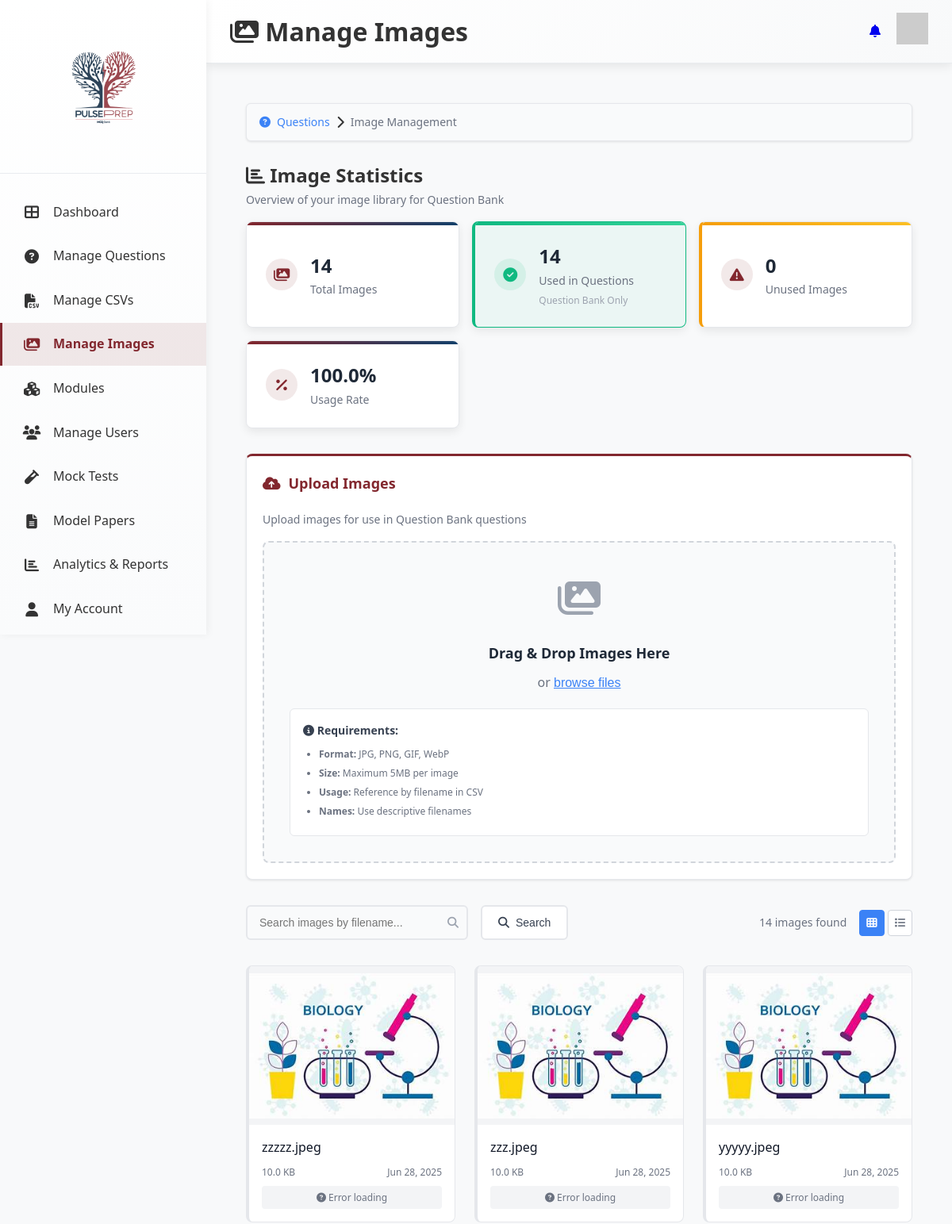
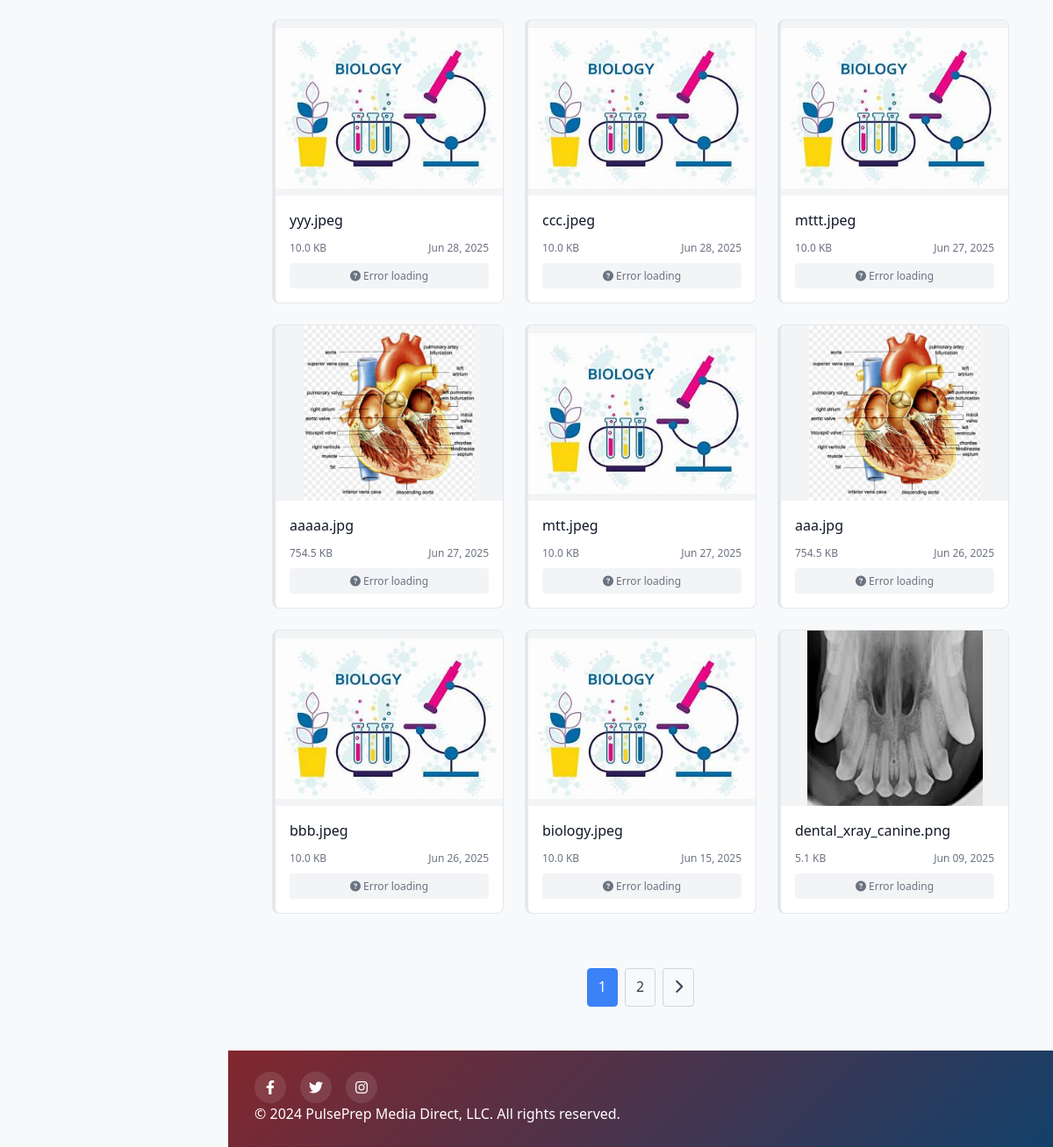
The page /images/ (signed in) on the database its author committed (2 pictures, top to bottom).
### manageimage/models.py (models this page shows, shortened)
class QuestionImage(models.Model):
    filename = models.CharField(max_length=255, unique=True)
    image = models.ImageField(upload_to='question_images/')
    uploaded_at = models.DateTimeField(auto_now_add=True)
    uploaded_by = models.ForeignKey(settings.AUTH_USER_MODEL, on_delete=models.SET_NULL, null=True, blank=True)
    file_size = models.IntegerField(null=True, blank=True)  # in bytes
    class Meta:
        ordering = ['-uploaded_at']
        verbose_name = 'Question Image'
        verbose_name_plural = 'Question Images'
    @property
    def file_size_formatted(self):
        if not self.file_size:
            return "Unknown"
        size = self.file_size
        for unit in ['B', 'KB', 'MB', 'GB']:
            if size < 1024.0:
                return f"{size:.1f} {unit}"
            size /= 1024.0
        return f"{size:.1f} TB"
    @classmethod
    def get_usage_stats(cls):
        from questionbank.models import Question
        total_images = cls.objects.count()
        print(f"DEBUG: Calculating usage stats for {total_images} images")
        questionbank_question_images = set()
        questionbank_explanation_images = set()
        question_image_refs = Question.objects.exclude(
            Q(question_image__isnull=True) | Q(question_image__exact='')
        ).values_list('question_image', flat=True)
        for img_name in question_image_refs:
            if img_name and img_name.strip():
                clean_name = img_name.strip()
                questionbank_question_images.add(clean_name)
                if '.' in clean_name:
                    name_no_ext = clean_name.rsplit('.', 1)[0]
                    questionbank_question_images.add(name_no_ext)
        explanation_image_refs = Question.objects.exclude(
            Q(image__isnull=True) | Q(image__exact='')
        ).values_list('image', flat=True)
        for img_name in explanation_image_refs:
            if img_name and img_name.strip():
                clean_name = img_name.strip()
                questionbank_explanation_images.add(clean_name)
                if '.' in clean_name:
                    name_no_ext = clean_name.rsplit('.', 1)[0]
                    questionbank_explanation_images.add(name_no_ext)
        all_referenced_images = questionbank_question_images.union(questionbank_explanation_images)
        print(f"DEBUG: Found {len(questionbank_question_images)} unique question image refs")
        print(f"DEBUG: Found {len(questionbank_explanation_images)} unique explanation image refs")
        print(f"DEBUG: Total unique image references: {len(all_referenced_images)}")
        used_images = 0
        question_image_usage_count = 0
        explanation_image_usage_count = 0
        all_images = cls.objects.all()
        for uploaded_img in all_images:
            filename = uploaded_img.filename
            filename_no_ext = filename.rsplit('.', 1)[0] if '.' in filename else filename
            is_used_in_questions = (
                filename in questionbank_question_images or
                filename_no_ext in questionbank_question_images or
                any(filename.lower() == used_name.lower() for used_name in questionbank_question_images) or
                any(filename_no_ext.lower() == used_name.lower() for used_name in questionbank_question_images) or
                any(filename_no_ext.lower() in used_name.lower() for used_name in questionbank_question_images if len(filename_no_ext) > 3) or
                any(used_name.lower() in filename.lower() for used_name in questionbank_question_images if len(used_name) > 3)
            )
            is_used_in_explanations = (
                filename in questionbank_explanation_images or
                filename_no_ext in questionbank_explanation_images or
                any(filename.lower() == used_name.lower() for used_name in questionbank_explanation_images) or
                any(filename_no_ext.lower() == used_name.lower() for used_name in questionbank_explanation_images) or
                any(filename_no_ext.lower() in used_name.lower() for used_name in questionbank_explanation_images if len(filename_no_ext) > 3) or
                any(used_name.lower() in filename.lower() for used_name in questionbank_explanation_images if len(used_name) > 3)
            )
            if is_used_in_questions or is_used_in_explanations:
                used_images += 1
                if is_used_in_questions:
                    question_image_usage_count += 1
                if is_used_in_explanations:
                    explanation_image_usage_count += 1
                print(f"DEBUG: Image {filename} is USED (Q: {is_used_in_questions}, E: {is_used_in_explanations})")
            else:
                print(f"DEBUG: Image {filename} is UNUSED")
        print(f"DEBUG: Final stats - Total: {total_images}, Used: {used_images}, Question: {question_image_usage_count}, Explanation: {explanation_image_usage_count}")
        return {
            'total_images': total_images,
            'used_images': used_images,
            'unused_images': total_images - used_images,
            'usage_percentage': round((used_images / total_images * 100), 1) if total_images > 0 else 0,
            'question_image_usage': question_image_usage_count,
            'explanation_image_usage': explanation_image_usage_count
        }

### manageimage/views.py (the view)
# urls.py: path('', views.manage_images, name='manage_images'),
@login_required
def manage_images(request):
    query = request.GET.get('q', '')
    images = QuestionImage.objects.all()
    if query:
        images = images.filter(filename__icontains=query)
    paginator = Paginator(images, 12)  # Show 12 images per page (grid layout)
    page_number = request.GET.get('page')
    page_obj = paginator.get_page(page_number)
    stats = QuestionImage.get_usage_stats()
    context = {
        'page_obj': page_obj,
        'query': query,
        'stats': stats,
        'total_images': images.count(),
    }
    return render(request, 'manageimage/manage_images.html', context)

### templates/manageimage/manage_images.html (shortened to what this page needs)
{% load static %}
<!DOCTYPE html>
<html lang="en">
  <head>
    <link rel="stylesheet" href="{% static 'css/DAstyles.css' %}" />
    <link rel="stylesheet" href="{% static 'css/MQstyles.css' %}" />
    <link
      rel="stylesheet"
      href="https://cdnjs.cloudflare.com/ajax/libs/font-awesome/6.4.0/css/all.min.css"
    />
  </head>
  <body>
    <div class="container">
<aside class="sidebar">
  <div class="logo-container">
    <img src="{% static 'images/Logo.png' %}" alt="PulsePrep Logo" class="logo" />
  </div>
  <nav class="nav-menu">
    <a href="{% url 'dashboard' %}" class="nav-item {% if request.resolver_match.url_name == 'dashboard' %}active{% endif %}">
      <i class="fas fa-th-large"></i>
      <span>Dashboard</span>
    </a>
    <a href="{% url 'questionbank' %}" class="nav-item {% if request.resolver_match.url_name == 'questionbank' %}active{% endif %}">
      <i class="fas fa-question-circle"></i>
      <span>Manage Questions</span>
    </a>
    <a href="{% url 'manage_csv' %}" class="nav-item {% if request.resolver_match.url_name == 'manage_csv' %}active{% endif %}">
      <i class="fas fa-file-csv"></i>
      <span>Manage CSVs</span>
    </a>
    <a href="{% url 'manage_images' %}" class="nav-item {% if request.resolver_match.url_name == 'manage_images' %}active{% endif %}">
      <i class="fas fa-images"></i>
      <span>Manage Images</span>
    </a>
    <a href="{% url 'managemodule' %}" class="nav-item {% if request.resolver_match.url_name == 'managemodule' %}active{% endif %}">
      <i class="fas fa-cubes"></i>
      <span>Modules</span>
    </a>
    <a href="/admin/user_management/customuser/" class="nav-item">
      <i class="fas fa-users"></i>
      <span>Manage Users</span>
    </a>
    <a href="{% url 'mocktest_list' %}" class="nav-item {% if request.resolver_match.url_name == 'mocktest_list' %}active{% endif %}">
      <i class="fas fa-vial"></i>
      <span>Mock Tests</span>
    </a>
    <a href="{% url 'modelpaper_list' %}" class="nav-item {% if request.resolver_match.url_name == 'modelpaper_list' %}active{% endif %}">
      <i class="fas fa-file-alt"></i>
      <span>Model Papers</span>
    </a>
    <a href="{% url 'analytics_report' %}" class="nav-item {% if request.resolver_match.url_name == 'analytics_report' %}active{% endif %}">
      <i class="fas fa-chart-bar"></i>
      <span>Analytics & Reports</span>
    </a>
    <a href="{% url 'myaccount' %}" class="nav-item {% if request.resolver_match.url_name == 'myaccount' %}active{% endif %}">
      <i class="fas fa-user"></i>
      <span>My Account</span>
    </a>
    <a href="{% url 'notification_center' %}" class="nav-item {% if request.resolver_match.url_name == 'notification_center' %}active{% endif %}">
    </a>
  </nav>
</aside>
      <main class="main-content">
        <header class="header">
          <h1>
            <i class="fas fa-images"></i>
            Manage Images
          </h1>
          <div class="user-menu">
            <a href="{% url 'notification_center' %}"><i class="fas fa-bell"></i></a>
            <div class="avatar">
              <img src="https://i.pravatar.cc/40?img=12" alt="User Avatar" />
            </div>
          </div>
        </header>
        <div class="dashboard-content">
          <div class="image-management-container">
            <div class="breadcrumb-nav">
              <a href="{% url 'questionbank' %}" class="breadcrumb-link">
                <i class="fas fa-question-circle"></i> Questions
              </a>
              <i class="fas fa-chevron-right"></i>
              <span class="breadcrumb-current">
                Image Management
              </span>
            </div>
            <div class="stats-section">
              <h2><i class="fas fa-chart-bar"></i> Image Statistics</h2>
              <p class="section-description">Overview of your image library for Question Bank</p>
              <div class="stats-cards">
                <div class="stat-card">
                  <div class="stat-icon">
                    <i class="fas fa-images"></i>
                  </div>
                  <div class="stat-content">
                    <h3>{{ stats.total_images|default:"0" }}</h3>
                    <p>Total Images</p>
                  </div>
                </div>
                <div class="stat-card success">
                  <div class="stat-icon">
                    <i class="fas fa-check-circle"></i>
                  </div>
                  <div class="stat-content">
                    <h3>{{ stats.used_images|default:"0" }}</h3>
                    <p>Used in Questions</p>
                    <small>Question Bank Only</small>
                  </div>
                </div>
                <div class="stat-card warning">
                  <div class="stat-icon">
                    <i class="fas fa-exclamation-triangle"></i>
                  </div>
                  <div class="stat-content">
                    <h3>{{ stats.unused_images|default:"0" }}</h3>
                    <p>Unused Images</p>
                  </div>
                </div>
                <div class="stat-card">
                  <div class="stat-icon">
                    <i class="fas fa-percentage"></i>
                  </div>
                  <div class="stat-content">
                    <h3>{{ stats.usage_percentage|default:"0" }}%</h3>
                    <p>Usage Rate</p>
                  </div>
                </div>
              </div>
            </div>
            <div class="upload-section">
              <h2><i class="fas fa-cloud-upload-alt"></i> Upload Images</h2>
              <p class="section-description">Upload images for use in Question Bank questions</p>
              <div class="upload-area" id="upload-area">
                <div class="upload-icon">
                  <i class="fas fa-images"></i>
                </div>
                <h3>Drag & Drop Images Here</h3>
                <p>or <button type="button" class="browse-link">browse files</button></p>
                <div class="file-requirements">
                  <h4><i class="fas fa-info-circle"></i> Requirements:</h4>
                  <ul>
                    <li><strong>Format:</strong> JPG, PNG, GIF, WebP</li>
                    <li><strong>Size:</strong> Maximum 5MB per image</li>
                    <li><strong>Usage:</strong> Reference by filename in CSV</li>
                    <li><strong>Names:</strong> Use descriptive filenames</li>
                  </ul>
                </div>
              </div>
            </div>
            <div class="controls-section">
              <form method="GET" class="search-controls">
                <div class="search-container">
                  <input
                    type="text"
                    placeholder="Search images by filename..."
                    class="search-input"
                    name="q"
                    value="{{ query }}"
                  />
                  <i class="fas fa-search search-icon"></i>
                </div>
                <button type="submit" class="btn-secondary">
                  <i class="fas fa-search"></i> Search
                </button>
              </form>
              <div class="view-controls">
                <span class="results-count">{{ total_images }} images found</span>
                <div class="view-options">
                  <button class="view-btn active" data-view="grid" title="Grid View">
                    <i class="fas fa-th"></i>
                  </button>
                  <button class="view-btn" data-view="list" title="List View">
                    <i class="fas fa-list"></i>
                  </button>
                </div>
              </div>
            </div>
            <div class="images-container">
              {% if page_obj %}
                <div class="images-grid" id="images-grid">
                  {% for image in page_obj %}
                    <div class="image-card" data-image-id="{{ image.id }}">
                      <div class="image-preview">
                        <img src="{{ image.image.url }}" alt="{{ image.filename }}" loading="lazy"
                             onload="console.log('Image loaded:', '{{ image.filename }}');"
                             onerror="console.log('Image failed:', '{{ image.filename }}', this.src); this.style.display='none'; this.parentElement.innerHTML='<div class=\'image-error\'><i class=\'fas fa-exclamation-triangle\'></i><br>Image not found<br><small>{{ image.filename }}</small></div>';">
                      </div>
                      <div class="image-info">
                        <div class="image-name">{{ image.filename }}</div>
                        <div class="image-meta">
                          <span class="image-size">{{ image.file_size_formatted }}</span>
                          <span class="image-date">{{ image.uploaded_at|date:"M d, Y" }}</span>
                        </div>
                        <div class="image-usage" id="usage-{{ image.id }}">
                        </div>
                      </div>
                    </div>
                  {% endfor %}
                </div>
                {% if page_obj.has_other_pages %}
                  <div class="pagination-container">
                    <div class="pagination">
                      {% for num in page_obj.paginator.page_range %}
                        {% if page_obj.number == num %}
                          <span class="page-link active">{{ num }}</span>
                        {% else %}
                          <a href="?page={{ num }}{% if query %}&q={{ query }}{% endif %}" class="page-link">{{ num }}</a>
                        {% endif %}
                      {% endfor %}
                      {% if page_obj.has_next %}
                        <a href="?page={{ page_obj.next_page_number }}{% if query %}&q={{ query }}{% endif %}" class="page-link">
                          <i class="fas fa-chevron-right"></i>
                        </a>
                      {% endif %}
                    </div>
                  </div>
                {% endif %}
              {% endif %}
            </div>
          </div>
        </div>
        <footer class="footer">
          <div class="social-links">
            <a href="#" title="Facebook"><i class="fab fa-facebook-f"></i></a>
            <a href="#" title="Twitter"><i class="fab fa-twitter"></i></a>
            <a href="#" title="Instagram"><i class="fab fa-instagram"></i></a>
          </div>
          <div class="copyright">
            &copy; {{ current_year|default:"2024" }} PulsePrep Media Direct, LLC. All rights reserved.
          </div>
        </footer>
      </main>
    </div>
  </body>
</html>

### rows shown on the page
QuestionImage: image (picture), filename "zzzzz.jpeg", file_size_formatted "10.0 KB", uploaded_at "Jun 28, 2025"
QuestionImage: image (picture), filename "zzz.jpeg", file_size_formatted "10.0 KB", uploaded_at "Jun 28, 2025"
QuestionImage: image (picture), filename "yyyyy.jpeg", file_size_formatted "10.0 KB", uploaded_at "Jun 28, 2025"
QuestionImage: image (picture), filename "yyy.jpeg", file_size_formatted "10.0 KB", uploaded_at "Jun 28, 2025"
QuestionImage: image (picture), filename "ccc.jpeg", file_size_formatted "10.0 KB", uploaded_at "Jun 28, 2025"
QuestionImage: image (picture), filename "mttt.jpeg", file_size_formatted "10.0 KB", uploaded_at "Jun 27, 2025"
QuestionImage: image (picture), filename "aaaaa.jpg", file_size_formatted "754.5 KB", uploaded_at "Jun 27, 2025"
QuestionImage: image (picture), filename "mtt.jpeg", file_size_formatted "10.0 KB", uploaded_at "Jun 27, 2025"
QuestionImage: image (picture), filename "aaa.jpg", file_size_formatted "754.5 KB", uploaded_at "Jun 26, 2025"
QuestionImage: image (picture), filename "bbb.jpeg", file_size_formatted "10.0 KB", uploaded_at "Jun 26, 2025"
QuestionImage: image (picture), filename "biology.jpeg", file_size_formatted "10.0 KB", uploaded_at "Jun 15, 2025"
QuestionImage: image (picture), filename "dental_xray_canine.png", file_size_formatted "5.1 KB", uploaded_at "Jun 09, 2025"

### other values the page prints
{{ stats.total_images|default:"0" }} "14"
{{ stats.used_images|default:"0" }} "14"
{{ stats.unused_images|default:"0" }} "0"
{{ stats.usage_percentage|default:"0" }} "100.0"
{{ total_images }} "14"
{{ num }} "1"
{{ num }} "2"
{{ current_year|default:"2024" }} "2024"
